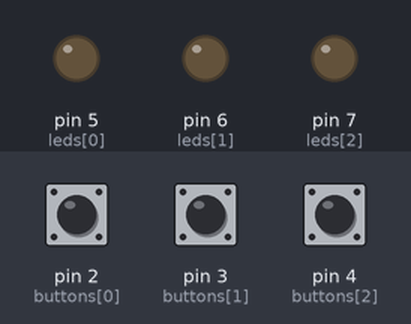
A sketch run on a simulated Arduino Uno, built with avr-gcc and run on an emulated ATmega328P. Parts: output pins drawn as LEDs (lit = HIGH). The inputs (shaded band) are chosen by the test bench; at power-on: pin 2 (buttons[0]) HIGH, pin 3 (buttons[1]) HIGH, pin 4 (buttons[2]) HIGH.

Above: at 1.2 s.
1.3 s: pin 2 (buttons[0]) pulled LOW for 0.15 s
At 2.02 s:
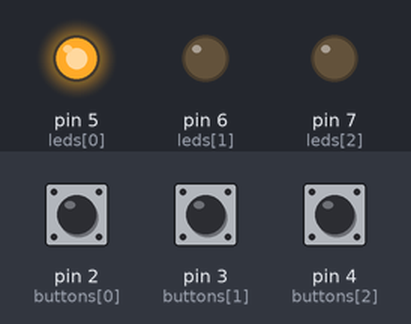
3.5 s: pin 3 (buttons[1]) pulled LOW for 0.15 s
At 4.22 s:
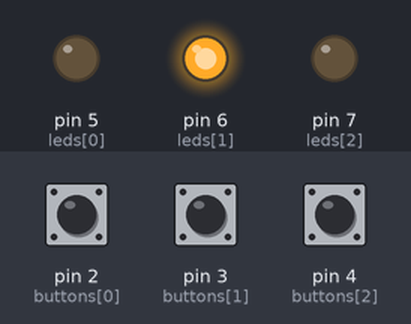
5.8 s: pin 4 (buttons[2]) pulled LOW for 0.15 s
At 6.52 s:
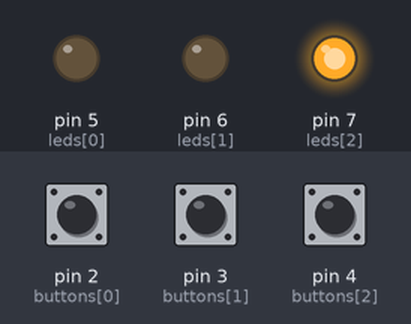
8.1 s: pin 4 (buttons[2]) pulled LOW for 1 s
At 10.4 s:
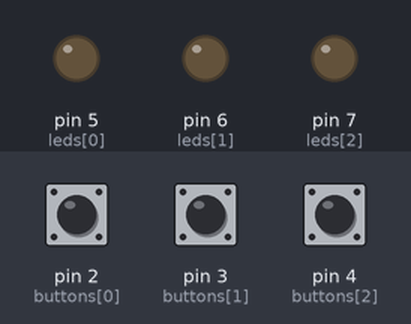
11.2 s: pin 4 (buttons[2]) pulled LOW for 3.2 s
At 12.9 s:
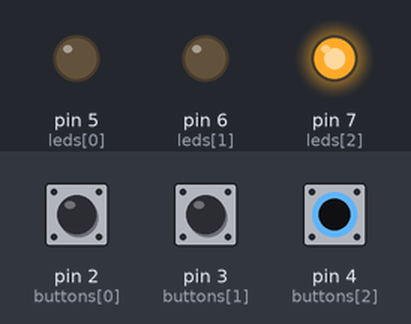
15.9 s: pin 2 (buttons[0]) driven LOW and pin 3 (buttons[1]) driven LOW
At 17.7 s:
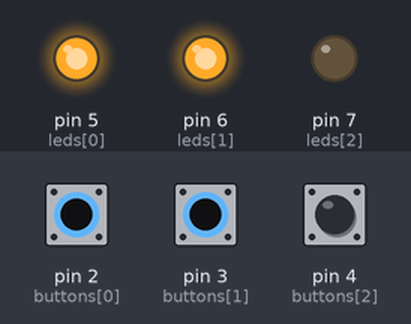
Timing chart, 0 to 19.2 s (numbered marks = the images above; inputs shaded):
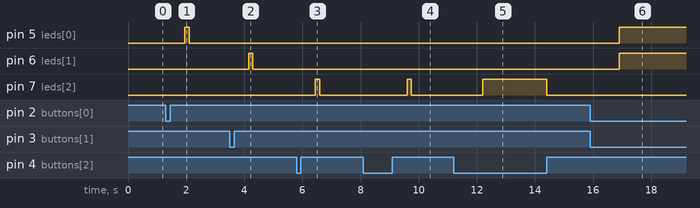

The sketch:

MaxProjectCase.ino
```cpp
// Определение пинов для кнопок и светодиодов
int buttons[] = {2, 3, 4};  // Кнопки подключены к цифровым пинам 2,3,4
int leds[] = {5, 6, 7};     // Светодиоды подключены к цифровым пинам 5,6,7

// Переменные для отслеживания состояний кнопок
bool btnNow[3] = {HIGH, HIGH, HIGH};    // Текущее состояние кнопок
bool btnOld[3] = {HIGH, HIGH, HIGH};    // Предыдущее состояние кнопок
unsigned long btnTimer[3] = {0, 0, 0};  // Время начала нажатия
int clickStage[3] = {0, 0, 0};          // Стадия нажатия: 0-ожидание, 1-первое нажатие
unsigned long firstClickTime[3] = {0, 0, 0}; // Время первого нажатия
bool needIndication[3] = {false, false, false}; // Флаг необходимости индикации
int indicationType[3] = {0, 0, 0};      // Тип индикации для каждого светодиода
bool isHolding[3] = {false, false, false}; // Флаг длительного удержания

void setup()
{
  // Инициализация пинов
  for (int i = 0; i < 3; i++)
  {
    pinMode(buttons[i], INPUT_PULLUP);  // Кнопки с подтяжкой к питанию
    pinMode(leds[i], OUTPUT);           // Светодиоды как выходы
    digitalWrite(leds[i], LOW);         // Выключить светодиоды при старте
  }
}

void loop()
{
  unsigned long time = millis();  // Получить текущее время

  // Обработка каждой кнопки
  for (int i = 0; i < 3; i++)
  {
    btnOld[i] = btnNow[i];  // Сохранить предыдущее состояние
    btnNow[i] = digitalRead(buttons[i]);  // Прочитать текущее состояние

    // Обнаружение начала нажатия
    if (btnNow[i] == LOW && btnOld[i] == HIGH)
    {
      btnTimer[i] = time;  // Запомнить время начала нажатия
      isHolding[i] = false;
    }

    // Если кнопка нажата и это может быть длинное нажатие
    if (btnNow[i] == LOW)
    {
      unsigned long pressLength = time - btnTimer[i];

      // Если нажатие дольше 1000 мс - зажигаем светодиод
      if (pressLength > 1000 && !isHolding[i])
      {
        digitalWrite(leds[i], HIGH);  // Горит пока нажата
        isHolding[i] = true;
      }
    }

    // Обнаружение отпускания кнопки
    if (btnNow[i] == HIGH && btnOld[i] == LOW)
    {
      unsigned long pressLength = time - btnTimer[i];  // Вычислить длительность нажатия

      // Всегда гасим светодиод при отпускании
      digitalWrite(leds[i], LOW);
      isHolding[i] = false;

      // Если это первое нажатие в последовательности
      if (clickStage[i] == 0)
      {
        if (pressLength > 2000)
        {
          // Зажатие - моментальное выключение (без индикации)
        }
        else if (pressLength > 1000)
        {
          // Длительное нажатие
          needIndication[i] = true;
          indicationType[i] = 2; // Длительное - 800 мс
        }
        else
        {
          // Короткое нажатие - начинаем ожидание второго нажатия
          clickStage[i] = 1;
          firstClickTime[i] = time;
          // НЕ индицируем сразу, ждем возможного второго нажатия
        }
      }
      // Если ожидаем второе нажатие
      else if (clickStage[i] == 1)
      {
        // Второе нажатие всегда сбрасывает ожидание
        clickStage[i] = 0;

        if (pressLength > 2000)
        {
          // Короткое + зажатие - моментальное выключение (без индикации)
        }
        else if (pressLength > 1000)
        {
          // Короткое + длинное - показываем комбинированную индикацию
          needIndication[i] = true;
          indicationType[i] = 4; // Комбо короткое+длинное
        }
        else
        {
          // Двойное короткое
          needIndication[i] = true;
          indicationType[i] = 6; // Двойное - мигание 2 раза
        }
      }
    }

    // Проверка таймаута для ожидания второго нажатия (500 мс)
    if (clickStage[i] == 1 && (time - firstClickTime[i] > 500))
    {
      // Если время вышло и второго нажатия не было - это одиночное короткое
      needIndication[i] = true;
      indicationType[i] = 1; // Короткое - 150 мс
      clickStage[i] = 0;
    }
  }

  // Выполнение индикации ПОСЛЕ обработки всех кнопок
  for (int i = 0; i < 3; i++)
  {
    if (needIndication[i])
    {
      executeIndication(i, indicationType[i]);
      needIndication[i] = false;
      indicationType[i] = 0;
    }
  }

  checkMultiButton(time);  // Проверить множественное нажатие
}

// Выполнение индикации
void executeIndication(int ledNum, int type)
{
  switch(type)
  {
    case 1: // Короткое нажатие
      digitalWrite(leds[ledNum], HIGH);
      delay(150);
      digitalWrite(leds[ledNum], LOW);
      break;

    case 2: // Длительное нажатие
      digitalWrite(leds[ledNum], HIGH);
      delay(800);
      digitalWrite(leds[ledNum], LOW);
      break;

    case 4: // Короткое + длинное (комбинированная индикация)
      // Сначала короткое
      digitalWrite(leds[ledNum], HIGH);
      delay(150);
      digitalWrite(leds[ledNum], LOW);
      delay(100);
      // Потом длинное
      digitalWrite(leds[ledNum], HIGH);
      delay(800);
      digitalWrite(leds[ledNum], LOW);
      break;

    case 6: // Двойное короткое
      for (int j = 0; j < 2; j++)
      {
        digitalWrite(leds[ledNum], HIGH);
        delay(200);
        digitalWrite(leds[ledNum], LOW);
        if (j < 1) delay(100);
      }
      break;
  }
}

// Проверка одновременного нажатия нескольких кнопок
void checkMultiButton(unsigned long time)
{
  static unsigned long multiTimer = 0;  // Таймер для множественного нажатия
  static bool multiActive = false;      // Флаг активного множественного нажатия
  static bool needMultiIndication = false; // Флаг необходимости множественной индикации

  int count = 0;
  // Подсчет нажатых кнопок
  for (int i = 0; i < 3; i++)
  {
    if (btnNow[i] == LOW)
    {
      count++;
    }
  }

  // Обнаружение начала множественного нажатия
  if (count >= 2 && !multiActive)
  {
    multiTimer = time;
    multiActive = true;
  }

  // Обработка завершения множественного нажатия
  if (count == 0 && multiActive && (time - multiTimer > 50))
  {
    needMultiIndication = true;
    multiActive = false;
  }

  // Выполнение множественной индикации
  if (needMultiIndication)
  {
    // Мигание всеми светодиодами 3 раза
    for (int j = 0; j < 3; j++)
    {
      for (int i = 0; i < 3; i++)
      {
        digitalWrite(leds[i], HIGH);
      }
      delay(150);  // Длительность свечения при мигании
      for (int i = 0; i < 3; i++)
      {
        digitalWrite(leds[i], LOW);
      }
      if (j < 2) delay(100);  // Пауза между миганиями
    }
    needMultiIndication = false;
  }
}
```

Measured:
- after the input at 1.3 s, pin 5 (leds[0]): LOW → HIGH after 0.65 s, → LOW 0.15 s later
- after the input at 3.5 s, pin 6 (leds[1]): LOW → HIGH after 0.65 s, → LOW 0.15 s later
- after the input at 5.8 s, pin 7 (leds[2]): LOW → HIGH after 0.65 s, → LOW 0.15 s later
- after the input at 8.1 s, pin 7 (leds[2]): LOW → HIGH after 1.5 s, → LOW 0.15 s later
- after the input at 11.2 s, pin 7 (leds[2]): LOW → HIGH after 1.0 s, → LOW 2.2 s later
- after the input at 15.9 s, pin 5 (leds[0]), pin 6 (leds[1]): LOW → HIGH after 1.0 s
